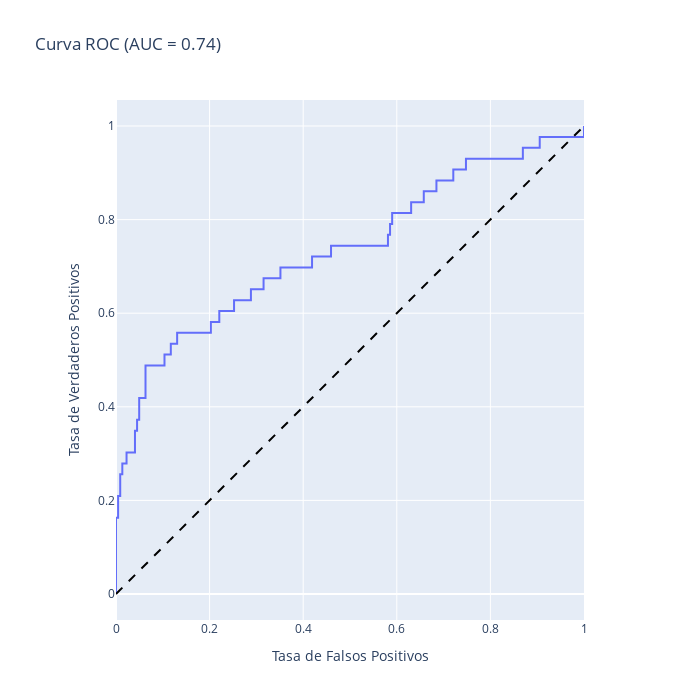

The notebook cell saved with this chart:
### Code cell
gr, auc_roc = show_auc_roc(model_sm, X_test, y_test)
gr

### Figure 1 — Plotly figure (JSON) as saved in the notebook; plotly's stock layout.template omitted (floating-point values rounded to 4 significant figures)
{"data": [{"hovertemplate": "Tasa de Falsos Positivos=%{x}<br>Tasa de Verdaderos Positivos=%{y}<extra></extra>", "legendgroup": "", "line": {"color": "#636efa", "dash": "solid"}, "marker": {"symbol": "circle"}, "mode": "lines", "name": "", "orientation": "v", "showlegend": false, "type": "scatter", "x": [0.0, 0.0, 0.0, 0.004505, 0.004505, 0.009009, 0.009009, 0.01351, 0.01351, 0.02252, 0.02252, 0.04054, 0.04054, 0.04505, 0.04505, 0.04955, 0.04955, 0.06306, 0.06306, 0.1036, 0.1036, 0.1171, 0.1171, 0.1306, 0.1306, 0.2027, 0.2027, 0.2207, 0.2207, 0.2523, 0.2523, 0.2883, 0.2883, 0.3153, 0.3153, 0.3514, 0.3514, 0.4189, 0.4189, 0.4595, 0.4595, 0.5811, 0.5811, 0.5856, 0.5856, 0.5901, 0.5901, 0.6306, 0.6306, 0.6577, 0.6577, 0.6847, 0.6847, 0.7207, 0.7207, 0.7477, 0.7477, 0.8694, 0.8694, 0.9054, 0.9054, 1.0, 1.0], "xaxis": "x", "y": [0.0, 0.02326, 0.1628, 0.1628, 0.2093, 0.2093, 0.2558, 0.2558, 0.2791, 0.2791, 0.3023, 0.3023, 0.3488, 0.3488, 0.3721, 0.3721, 0.4186, 0.4186, 0.4884, 0.4884, 0.5116, 0.5116, 0.5349, 0.5349, 0.5581, 0.5581, 0.5814, 0.5814, 0.6047, 0.6047, 0.6279, 0.6279, 0.6512, 0.6512, 0.6744, 0.6744, 0.6977, 0.6977, 0.7209, 0.7209, 0.7442, 0.7442, 0.7674, 0.7674, 0.7907, 0.7907, 0.814, 0.814, 0.8372, 0.8372, 0.8605, 0.8605, 0.8837, 0.8837, 0.907, 0.907, 0.9302, 0.9302, 0.9535, 0.9535, 0.9767, 0.9767, 1.0], "yaxis": "y"}], "layout": {"height": 700, "legend": {"tracegroupgap": 0}, "shapes": [{"line": {"color": "black", "dash": "dash"}, "type": "line", "x0": 0, "x1": 1, "y0": 0, "y1": 1}], "title": {"text": "Curva ROC (AUC = 0.74)"}, "width": 700, "xaxis": {"anchor": "y", "constrain": "domain", "domain": [0, 1], "range": [0, 1], "title": {"text": "Tasa de Falsos Positivos"}}, "yaxis": {"anchor": "x", "domain": [0, 1], "scaleanchor": "x", "scaleratio": 1, "title": {"text": "Tasa de Verdaderos Positivos"}}}}
